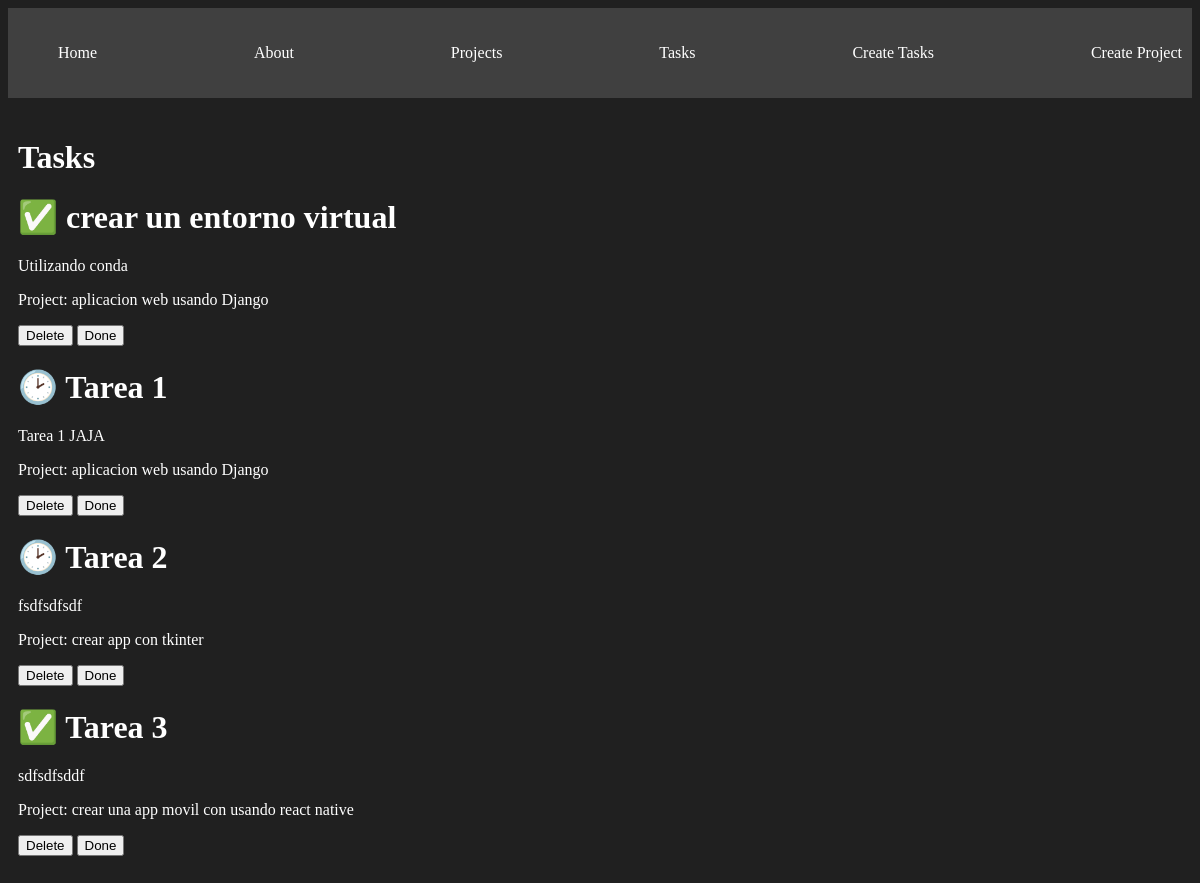
The page /tasks/ on the database as committed earlier.
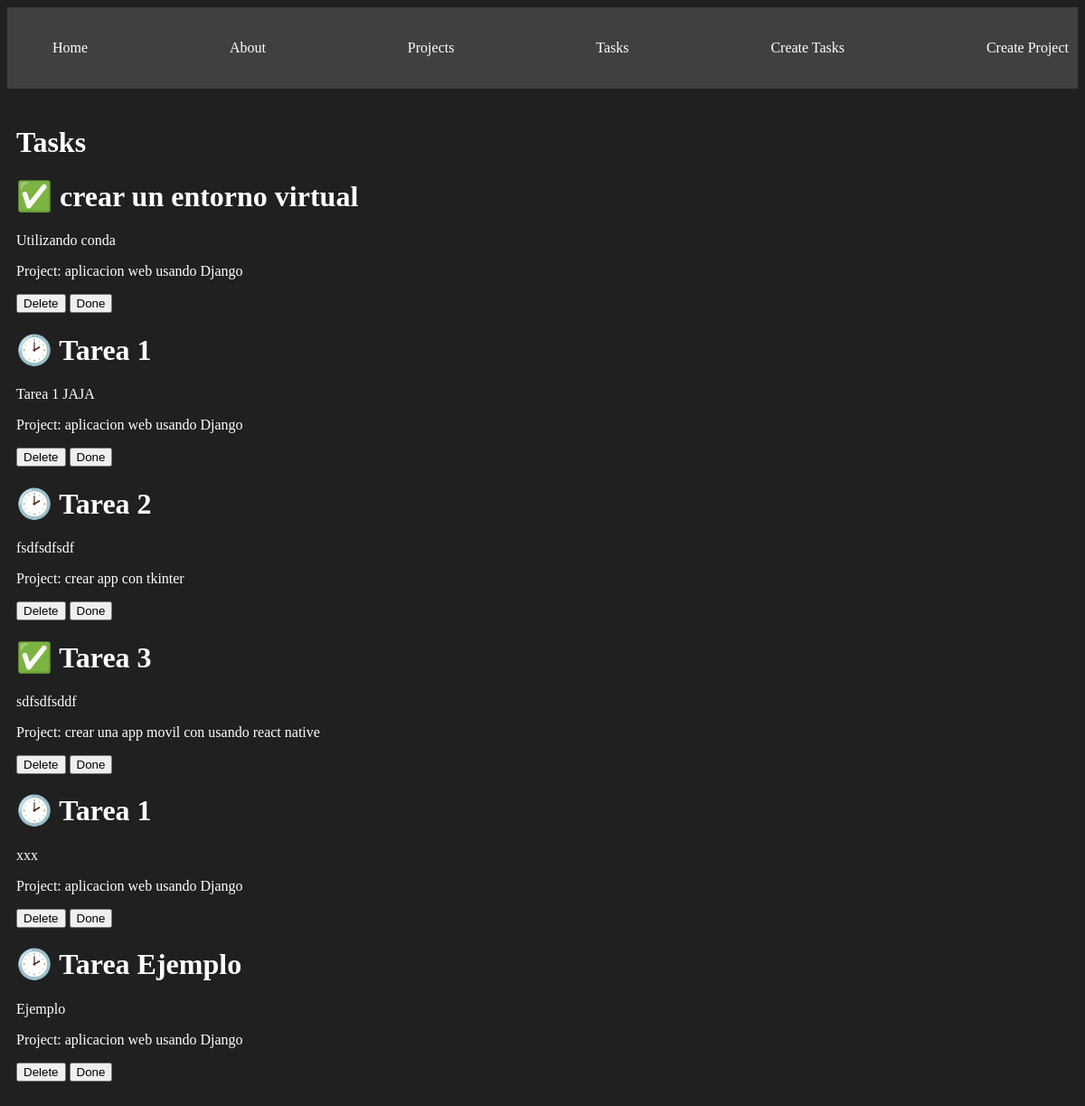
The same page on the database as committed later.
### myApp/models.py (models this page shows, shortened)
class Task(models.Model):
    title = models.CharField(max_length=200)
    description = models.TextField(max_length=500)
    project = models.ForeignKey(Project, on_delete=models.CASCADE)
    done = models.BooleanField(default=False)

class Project(models.Model):
    name = models.CharField(max_length=200)
    def __str__(self):
        return self.name

### myApp/views.py (the view)
# urls.py: path('tasks/', views.tasks, name='tasks'),
def tasks(request):
    tasks = Task.objects.all()
    return render(request, 'tasks.html', {
        'tasks': tasks
    })

### myApp/templates/tasks.html
{% extends 'partials/nav.html'%}
{% block content %}
<h1> Tasks </h1>
{% for task in tasks %}
<div>
    <h1>
        {% if task.done == False %} 🕑{% else %}✅{% endif %}
        {{task.title}}
    </h1>
    <p>
        {{task.description}}
    </p>
    <p>
        Project: {{ task.project}}
    </p>
    <button>
        Delete
    </button>
    <button>
        Done
    </button>
</div>
{% endfor %}
{% endblock  %}

### myApp/templates/partials/nav.html (shortened to what this page needs)
{% load static %}
<!DOCTYPE html>
<html lang="en">
<head>
    <link rel="stylesheet" href="{% static '/css/main.css'%}">
</head>
<body>
    <nav class='navbar container'>
        <ul>
            <li>
                <a href="{% url "index" %}"> Home </a>
            </li>
            <li>
                <a href="{% url "about" %}"> About </a>
            </li>
            <li>
                <a href="{% url "projects" %}"> Projects </a>
            </li>
            <li>
                <a href="{% url "tasks" %}"> Tasks </a>
            </li>
            <li>
                <a href="{% url "create_task" %}"> Create Tasks </a>
            </li>
            <li>
                <a href="{% url "create_project" %}"> Create Project </a>
            </li>
        </ul>
    </nav>
    <main class='container'>
        {% block content %}
    {% endblock %}
    </main>
</body>
</html>

### myApp/static/css/main.css (style rules this page uses)
body { background-color: #202020; color: white; }
.navbar { background: #404040; padding: 5px 0; }
.navbar ul { display: flex; justify-content: space-between; }
.navbar ul li { list-style: none; }
.navbar ul li a { color: white; text-decoration: none; }
.container { max-width: 1200px; margin: auto; padding: 20px 10px; }

Rows that differ between the two databases and show on the page:
added Task: title "Tarea 1", description "xxx", project "aplicacion web usando Django"
added Task: title "Tarea Ejemplo", description "Ejemplo", project "aplicacion web usando Django"
